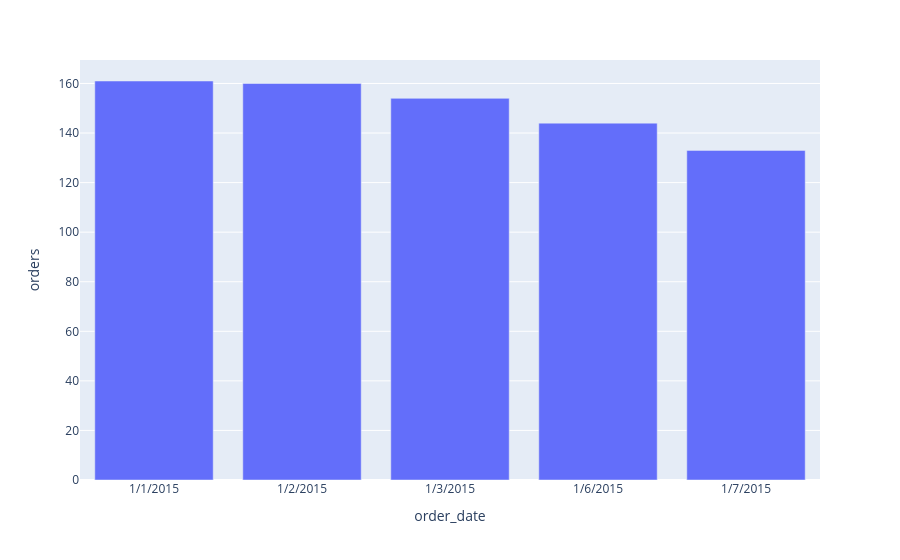

The cell this chart's notebook holds for it:
### Code cell
px.bar(top5_dates,x='order_date',y='orders')

### Figure 1 — Plotly figure (JSON) as saved in the notebook; plotly's stock layout.template omitted (floating-point values rounded to 4 significant figures)
{"data": [{"hovertemplate": "order_date=%{x}<br>orders=%{y}<extra></extra>", "legendgroup": "", "marker": {"color": "#636efa", "pattern": {"shape": ""}}, "name": "", "orientation": "v", "showlegend": false, "textposition": "auto", "type": "bar", "x": ["1/1/2015", "1/2/2015", "1/3/2015", "1/6/2015", "1/7/2015"], "xaxis": "x", "y": [161, 160, 154, 144, 133], "yaxis": "y"}], "layout": {"barmode": "relative", "legend": {"tracegroupgap": 0}, "margin": {"t": 60}, "xaxis": {"anchor": "y", "domain": [0, 1], "title": {"text": "order_date"}}, "yaxis": {"anchor": "x", "domain": [0, 1], "title": {"text": "orders"}}}}
